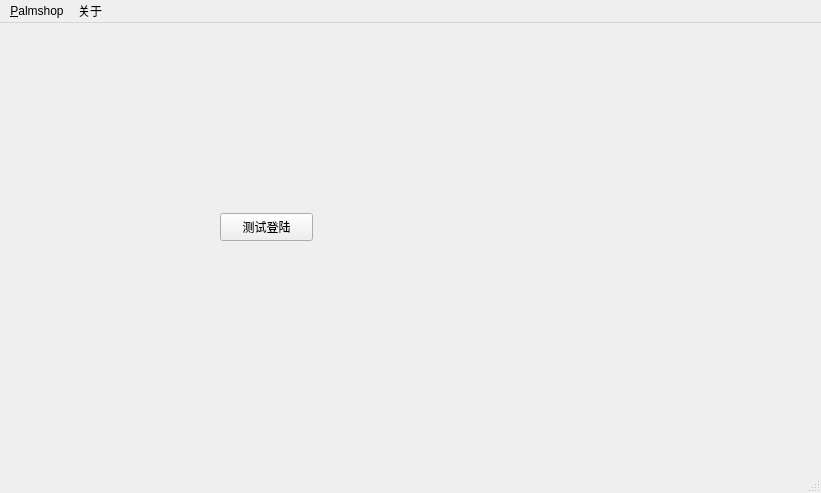
<?xml version="1.0" encoding="UTF-8"?>
<ui version="4.0">
 <class>MainWindow</class>
 <widget class="QMainWindow" name="MainWindow">
  <property name="geometry">
   <rect>
    <x>0</x>
    <y>0</y>
    <width>821</width>
    <height>493</height>
   </rect>
  </property>
  <property name="windowTitle">
   <string>MainWindow</string>
  </property>
  <widget class="QWidget" name="centralWidget">
   <widget class="QPushButton" name="pushButton">
    <property name="geometry">
     <rect>
      <x>220</x>
      <y>190</y>
      <width>93</width>
      <height>28</height>
     </rect>
    </property>
    <property name="text">
     <string>测试登陆</string>
    </property>
   </widget>
  </widget>
  <widget class="QMenuBar" name="menuBar">
   <property name="geometry">
    <rect>
     <x>0</x>
     <y>0</y>
     <width>821</width>
     <height>26</height>
    </rect>
   </property>
   <widget class="QMenu" name="menuPalmshop">
    <property name="title">
     <string>&amp;Palmshop</string>
    </property>
    <addaction name="action_login"/>
    <addaction name="action_logout"/>
    <addaction name="separator"/>
    <addaction name="action_config"/>
    <addaction name="separator"/>
    <addaction name="action_exit"/>
   </widget>
   <widget class="QMenu" name="menu">
    <property name="title">
     <string>关于</string>
    </property>
    <addaction name="action_help"/>
   </widget>
   <addaction name="menuPalmshop"/>
   <addaction name="menu"/>
  </widget>
  <widget class="QStatusBar" name="statusBar"/>
  <action name="action_config">
   <property name="text">
    <string>系统配置</string>
   </property>
  </action>
  <action name="action_login">
   <property name="text">
    <string>登入</string>
   </property>
  </action>
  <action name="action_logout">
   <property name="text">
    <string>注销</string>
   </property>
  </action>
  <action name="action_exit">
   <property name="text">
    <string>退出</string>
   </property>
  </action>
  <action name="action_help">
   <property name="text">
    <string>帮助</string>
   </property>
  </action>
 </widget>
 <layoutdefault spacing="6" margin="11"/>
 <resources/>
 <connections/>
</ui>
